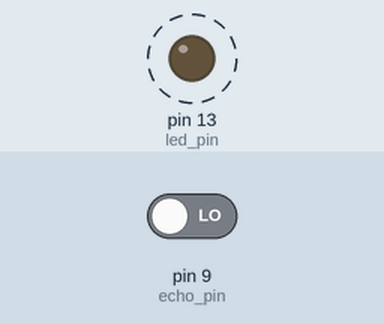
The sketch below on a simulated Arduino Uno, built with avr-gcc and run on an emulated ATmega328P. On the bench: output pins drawn as LEDs (lit = HIGH). Dashed ring = blinking. The test bench sets the inputs (shaded band); at power-on: pin 9 (echo_pin) LOW. Pins used as bus, display or sensor lines are not drawn; what the sketch prints to the serial monitor is not drawn.

Above: at 0.5 s.
Timing chart, 0 to 3.0 s (numbered marks = the images above):
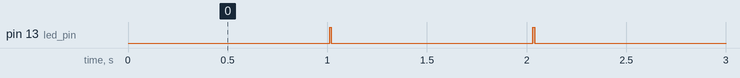

Measured:
- by itself, pin 13 (led_pin): alternates HIGH for 0.01 s and LOW for 1.0 s

The sketch:

sonar.ino
```cpp
const int led_pin = 13;
const int trig_pin = 8;
const int echo_pin = 9;
int angle = 0;
int precision = 1;
int count = 0;

int max_rota = 180;

int numerpoint = max_rota / (max_rota / precision);

int **points = malloc(sizeof(2 * (sizeof(int)) * numerpoint));

void blink_led()
{
  digitalWrite(led_pin, HIGH);
  delay(10);
  digitalWrite(led_pin, LOW);
}

int get_distance(void)
{
  //sending wave
  digitalWrite(trig_pin, HIGH);
  delay(10);
  digitalWrite(trig_pin, LOW);

  //recieving
  int timing = pulseIn(echo_pin, HIGH);
  return (timing * 0.034) / 2;
}

float radiants(int deg)
{
  return (deg * 71) / 4068;
}

int get_x(int distance,int angle)
{
  return (cos(radiants(angle)) * distance);
}
int get_y(int distance,int angle)
{
  return (sin(radiants(angle)) * distance);
}

void setup() {

  Serial.begin(9600);
  pinMode(echo_pin, INPUT);
  pinMode(trig_pin, OUTPUT);
  pinMode(led_pin, OUTPUT);
}

void loop() {
  angle += precision;
  int distance = get_distance();
  Serial.println("Entry Start :");
  Serial.print(get_x(distance, angle));
  Serial.print(", ");
  Serial.println(get_y(distance, angle));
  Serial.println(angle);


  blink_led();
  if (angle > 180 || angle < 0)
  {
    count += 1;
    precision *= -1;
  }

  if (count >= 2)
  {
    free(points);
    Serial.println("END");
    exit(0);
  }
}
```
